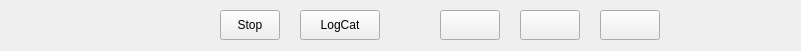
  <widget class="CardWidget" name="CardWidget_3">
   <property name="geometry">
    <rect>
     <x>0</x>
     <y>530</y>
     <width>801</width>
     <height>51</height>
    </rect>
   </property>
   <widget class="PrimaryPushButton" name="button_logcat">
    <property name="geometry">
     <rect>
      <x>300</x>
      <y>10</y>
      <width>80</width>
      <height>30</height>
     </rect>
    </property>
    <property name="minimumSize">
     <size>
      <width>80</width>
      <height>30</height>
     </size>
    </property>
    <property name="maximumSize">
     <size>
      <width>80</width>
      <height>30</height>
     </size>
    </property>
    <property name="styleSheet">
     <string notr="true">PushButton, ToolButton, ToggleButton, ToggleToolButton {
    color: black;
    background: rgba(255, 255, 255, 0.7);
    border: 1px solid rgba(0, 0, 0, 0.073);
    border-bottom: 1px solid rgba(0, 0, 0, 0.183);
    border-radius: 15px;
    /* font: 14px 'Segoe UI', 'Microsoft YaHei'; */
    padding: 5px 12px 6px 12px;
	font-size: 13px;
	font-weight:bold;
    outline: none;
}
PushButton[hasIcon=false] {
    padding: 5px 12px 6px 12px;
}
PushButton[hasIcon=true] {
    padding: 5px 12px 6px 36px;
}
PushButton:hover, ToolButton:hover, ToggleButton:hover, ToggleToolButton:hover {
    background: rgba(249, 249, 249, 0.5);
}
PushButton:pressed, ToolButton:pressed, ToggleButton:pressed, ToggleToolButton:pressed {
    color: rgba(0, 0, 0, 0.63);
    background: rgba(249, 249, 249, 0.3);
    border-bottom: 1px solid rgba(0, 0, 0, 0.073);
}
PushButton:disabled, ToolButton:disabled, ToggleButton:disabled, ToggleToolButton:disabled {
    color: rgba(0, 0, 0, 0.36);
    background: rgba(249, 249, 249, 0.3);
    border: 1px solid rgba(0, 0, 0, 0.06);
    border-bottom: 1px solid rgba(0, 0, 0, 0.06);
}
PrimaryPushButton,
PrimaryToolButton,
ToggleButton:checked,
ToggleToolButton:checked {
    color: white;
    background-color: #009faa;
    border: 1px solid #00a7b3;
    border-bottom: 1px solid #007780;
}
PrimaryPushButton:hover,
PrimaryToolButton:hover,
ToggleButton:checked:hover,
ToggleToolButton:checked:hover {
    background-color: #00a7b3;
    border: 1px solid #2daab3;
    border-bottom: 1px solid #007780;
}
PrimaryPushButton:pressed,
PrimaryToolButton:pressed,
ToggleButton:checked:pressed,
ToggleToolButton:checked:pressed {
    color: rgba(255, 255, 255, 0.63);
    background-color: #3eabb3;
    border: 1px solid #3eabb3;
}
PrimaryPushButton:disabled,
PrimaryToolButton:disabled,
ToggleButton:checked:disabled,
ToggleToolButton:checked:disabled {
    color: rgba(255, 255, 255, 0.9);
    background-color: rgb(205, 205, 205);
    border: 1px solid rgb(205, 205, 205);
}</string>
    </property>
    <property name="text">
     <string>LogCat</string>
    </property>
   </widget>
   <widget class="PrimaryPushButton" name="button_snapshot">
    <property name="geometry">
     <rect>
      <x>440</x>
      <y>10</y>
      <width>60</width>
      <height>30</height>
     </rect>
    </property>
    <property name="minimumSize">
     <size>
      <width>60</width>
      <height>30</height>
     </size>
    </property>
    <property name="maximumSize">
     <size>
      <width>60</width>
      <height>30</height>
     </size>
    </property>
    <property name="styleSheet">
     <string notr="true">PushButton, ToolButton, ToggleButton, ToggleToolButton {
    color: black;
    background: rgba(255, 255, 255, 0.7);
    border: 1px solid rgba(0, 0, 0, 0.073);
    border-bottom: 1px solid rgba(0, 0, 0, 0.183);
    border-radius: 15px;
    /* font: 14px 'Segoe UI', 'Microsoft YaHei'; */
    padding: 5px 12px 6px 12px;
	font-size: 1px;
    outline: none;
}
PushButton[hasIcon=false] {
    padding: 5px 12px 6px 12px;
}
PushButton[hasIcon=true] {
    padding: 5px 12px 6px 36px;
}
PushButton:hover, ToolButton:hover, ToggleButton:hover, ToggleToolButton:hover {
    background: rgba(249, 249, 249, 0.5);
}
PushButton:pressed, ToolButton:pressed, ToggleButton:pressed, ToggleToolButton:pressed {
    color: rgba(0, 0, 0, 0.63);
    background: rgba(249, 249, 249, 0.3);
    border-bottom: 1px solid rgba(0, 0, 0, 0.073);
}
PushButton:disabled, ToolButton:disabled, ToggleButton:disabled, ToggleToolButton:disabled {
    color: rgba(0, 0, 0, 0.36);
    background: rgba(249, 249, 249, 0.3);
    border: 1px solid rgba(0, 0, 0, 0.06);
    border-bottom: 1px solid rgba(0, 0, 0, 0.06);
}
PrimaryPushButton,
PrimaryToolButton,
ToggleButton:checked,
ToggleToolButton:checked {
    color: white;
    background-color: #009faa;
    border: 1px solid #00a7b3;
    border-bottom: 1px solid #007780;
}
PrimaryPushButton:hover,
PrimaryToolButton:hover,
ToggleButton:checked:hover,
ToggleToolButton:checked:hover {
    background-color: #00a7b3;
    border: 1px solid #2daab3;
    border-bottom: 1px solid #007780;
}
PrimaryPushButton:pressed,
PrimaryToolButton:pressed,
ToggleButton:checked:pressed,
ToggleToolButton:checked:pressed {
    color: rgba(255, 255, 255, 0.63);
    background-color: #3eabb3;
    border: 1px solid #3eabb3;
}
PrimaryPushButton:disabled,
PrimaryToolButton:disabled,
ToggleButton:checked:disabled,
ToggleToolButton:checked:disabled {
    color: rgba(255, 255, 255, 0.9);
    background-color: rgb(205, 205, 205);
    border: 1px solid rgb(205, 205, 205);
}</string>
    </property>
    <property name="text">
     <string/>
    </property>
   </widget>
   <widget class="PrimaryPushButton" name="button_recording">
    <property name="geometry">
     <rect>
      <x>520</x>
      <y>10</y>
      <width>60</width>
      <height>30</height>
     </rect>
    </property>
    <property name="minimumSize">
     <size>
      <width>60</width>
      <height>30</height>
     </size>
    </property>
    <property name="maximumSize">
     <size>
      <width>60</width>
      <height>30</height>
     </size>
    </property>
    <property name="styleSheet">
     <string notr="true">PushButton, ToolButton, ToggleButton, ToggleToolButton {
    color: black;
    background: rgba(255, 255, 255, 0.7);
    border: 1px solid rgba(0, 0, 0, 0.073);
    border-bottom: 1px solid rgba(0, 0, 0, 0.183);
    border-radius: 15px;
    /* font: 14px 'Segoe UI', 'Microsoft YaHei'; */
    padding: 5px 12px 6px 12px;
	font-size: 1px;
    outline: none;
}
PushButton[hasIcon=false] {
    padding: 5px 12px 6px 12px;
}
PushButton[hasIcon=true] {
    padding: 5px 12px 6px 36px;
}
PushButton:hover, ToolButton:hover, ToggleButton:hover, ToggleToolButton:hover {
    background: rgba(249, 249, 249, 0.5);
}
PushButton:pressed, ToolButton:pressed, ToggleButton:pressed, ToggleToolButton:pressed {
    color: rgba(0, 0, 0, 0.63);
    background: rgba(249, 249, 249, 0.3);
    border-bottom: 1px solid rgba(0, 0, 0, 0.073);
}
PushButton:disabled, ToolButton:disabled, ToggleButton:disabled, ToggleToolButton:disabled {
    color: rgba(0, 0, 0, 0.36);
    background: rgba(249, 249, 249, 0.3);
    border: 1px solid rgba(0, 0, 0, 0.06);
    border-bottom: 1px solid rgba(0, 0, 0, 0.06);
}
PrimaryPushButton,
PrimaryToolButton,
ToggleButton:checked,
ToggleToolButton:checked {
    color: white;
    background-color: #009faa;
    border: 1px solid #00a7b3;
    border-bottom: 1px solid #007780;
}
PrimaryPushButton:hover,
PrimaryToolButton:hover,
ToggleButton:checked:hover,
ToggleToolButton:checked:hover {
    background-color: #00a7b3;
    border: 1px solid #2daab3;
    border-bottom: 1px solid #007780;
}
PrimaryPushButton:pressed,
PrimaryToolButton:pressed,
ToggleButton:checked:pressed,
ToggleToolButton:checked:pressed {
    color: rgba(255, 255, 255, 0.63);
    background-color: #3eabb3;
    border: 1px solid #3eabb3;
}
PrimaryPushButton:disabled,
PrimaryToolButton:disabled,
ToggleButton:checked:disabled,
ToggleToolButton:checked:disabled {
    color: rgba(255, 255, 255, 0.9);
    background-color: rgb(205, 205, 205);
    border: 1px solid rgb(205, 205, 205);
}</string>
    </property>
    <property name="text">
     <string/>
    </property>
   </widget>
   <widget class="VerticalSeparator" name="VerticalSeparator_2">
    <property name="geometry">
     <rect>
      <x>400</x>
      <y>10</y>
      <width>10</width>
      <height>30</height>
     </rect>
    </property>
    <property name="minimumSize">
     <size>
      <width>10</width>
      <height>0</height>
     </size>
    </property>
    <property name="maximumSize">
     <size>
      <width>13</width>
      <height>16777215</height>
     </size>
    </property>
   </widget>
   <widget class="PrimaryPushButton" name="button_recording_stop">
    <property name="geometry">
     <rect>
      <x>600</x>
      <y>10</y>
      <width>60</width>
      <height>30</height>
     </rect>
    </property>
    <property name="minimumSize">
     <size>
      <width>60</width>
      <height>30</height>
     </size>
    </property>
    <property name="maximumSize">
     <size>
      <width>60</width>
      <height>30</height>
     </size>
    </property>
    <property name="styleSheet">
     <string notr="true">PushButton, ToolButton, ToggleButton, ToggleToolButton {
    color: black;
    background: rgba(255, 255, 255, 0.7);
    border: 1px solid rgba(0, 0, 0, 0.073);
    border-bottom: 1px solid rgba(0, 0, 0, 0.183);
    border-radius: 15px;
    /* font: 14px 'Segoe UI', 'Microsoft YaHei'; */
    padding: 5px 12px 6px 12px;
	font-size: 1px;
    outline: none;
}
PushButton[hasIcon=false] {
    padding: 5px 12px 6px 12px;
}
PushButton[hasIcon=true] {
    padding: 5px 12px 6px 36px;
}
PushButton:hover, ToolButton:hover, ToggleButton:hover, ToggleToolButton:hover {
    background: rgba(249, 249, 249, 0.5);
}
PushButton:pressed, ToolButton:pressed, ToggleButton:pressed, ToggleToolButton:pressed {
    color: rgba(0, 0, 0, 0.63);
    background: rgba(249, 249, 249, 0.3);
    border-bottom: 1px solid rgba(0, 0, 0, 0.073);
}
PushButton:disabled, ToolButton:disabled, ToggleButton:disabled, ToggleToolButton:disabled {
    color: rgba(0, 0, 0, 0.36);
    background: rgba(249, 249, 249, 0.3);
    border: 1px solid rgba(0, 0, 0, 0.06);
    border-bottom: 1px solid rgba(0, 0, 0, 0.06);
}
PrimaryPushButton,
PrimaryToolButton,
ToggleButton:checked,
ToggleToolButton:checked {
    color: white;
    background-color: #009faa;
    border: 1px solid #00a7b3;
    border-bottom: 1px solid #007780;
}
PrimaryPushButton:hover,
PrimaryToolButton:hover,
ToggleButton:checked:hover,
ToggleToolButton:checked:hover {
    background-color: #00a7b3;
    border: 1px solid #2daab3;
    border-bottom: 1px solid #007780;
}
PrimaryPushButton:pressed,
PrimaryToolButton:pressed,
ToggleButton:checked:pressed,
ToggleToolButton:checked:pressed {
    color: rgba(255, 255, 255, 0.63);
    background-color: #3eabb3;
    border: 1px solid #3eabb3;
}
PrimaryPushButton:disabled,
PrimaryToolButton:disabled,
ToggleButton:checked:disabled,
ToggleToolButton:checked:disabled {
    color: rgba(255, 255, 255, 0.9);
    background-color: rgb(205, 205, 205);
    border: 1px solid rgb(205, 205, 205);
}</string>
    </property>
    <property name="text">
     <string/>
    </property>
   </widget>
   <widget class="PrimaryPushButton" name="button_logcat_stop">
    <property name="geometry">
     <rect>
      <x>220</x>
      <y>10</y>
      <width>60</width>
      <height>30</height>
     </rect>
    </property>
    <property name="minimumSize">
     <size>
      <width>60</width>
      <height>30</height>
     </size>
    </property>
    <property name="maximumSize">
     <size>
      <width>60</width>
      <height>30</height>
     </size>
    </property>
    <property name="styleSheet">
     <string notr="true">PushButton, ToolButton, ToggleButton, ToggleToolButton {
    color: black;
    background: rgba(255, 255, 255, 0.7);
    border: 1px solid rgba(0, 0, 0, 0.073);
    border-bottom: 1px solid rgba(0, 0, 0, 0.183);
    border-radius: 15px;
    /* font: 14px 'Segoe UI', 'Microsoft YaHei'; */
    padding: 5px 12px 6px 12px;
	font-size: 13px;
	font-weight:bold;
    outline: none;
}
PushButton[hasIcon=false] {
    padding: 5px 12px 6px 12px;
}
PushButton[hasIcon=true] {
    padding: 5px 12px 6px 36px;
}
PushButton:hover, ToolButton:hover, ToggleButton:hover, ToggleToolButton:hover {
    background: rgba(249, 249, 249, 0.5);
}
PushButton:pressed, ToolButton:pressed, ToggleButton:pressed, ToggleToolButton:pressed {
    color: rgba(0, 0, 0, 0.63);
    background: rgba(249, 249, 249, 0.3);
    border-bottom: 1px solid rgba(0, 0, 0, 0.073);
}
PushButton:disabled, ToolButton:disabled, ToggleButton:disabled, ToggleToolButton:disabled {
    color: rgba(0, 0, 0, 0.36);
    background: rgba(249, 249, 249, 0.3);
    border: 1px solid rgba(0, 0, 0, 0.06);
    border-bottom: 1px solid rgba(0, 0, 0, 0.06);
}
PrimaryPushButton,
PrimaryToolButton,
ToggleButton:checked,
ToggleToolButton:checked {
    color: white;
    background-color: #009faa;
    border: 1px solid #00a7b3;
    border-bottom: 1px solid #007780;
}
PrimaryPushButton:hover,
PrimaryToolButton:hover,
ToggleButton:checked:hover,
ToggleToolButton:checked:hover {
    background-color: #00a7b3;
    border: 1px solid #2daab3;
    border-bottom: 1px solid #007780;
}
PrimaryPushButton:pressed,
PrimaryToolButton:pressed,
ToggleButton:checked:pressed,
ToggleToolButton:checked:pressed {
    color: rgba(255, 255, 255, 0.63);
    background-color: #3eabb3;
    border: 1px solid #3eabb3;
}
PrimaryPushButton:disabled,
PrimaryToolButton:disabled,
ToggleButton:checked:disabled,
ToggleToolButton:checked:disabled {
    color: rgba(255, 255, 255, 0.9);
    background-color: rgb(205, 205, 205);
    border: 1px solid rgb(205, 205, 205);
}</string>
    </property>
    <property name="text">
     <string>Stop</string>
    </property>
   </widget>
  </widget>
